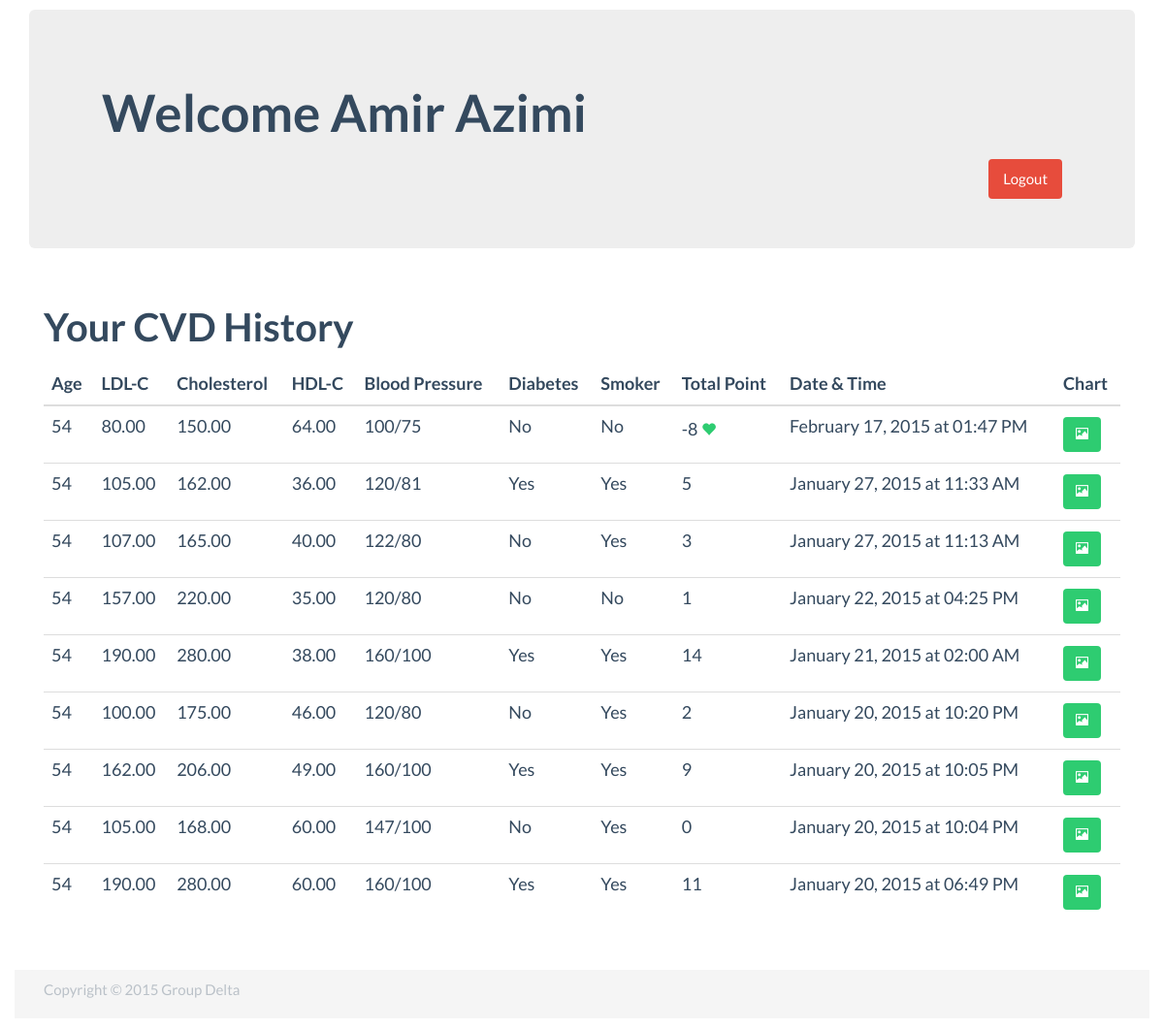
The page /patient_content.php (signed in) on the database its author committed.
### tables this page shows
CREATE TABLE IF NOT EXISTS `Health` (
`id` int(11) NOT NULL,
  `patient_id` int(11) NOT NULL,
  `gender` varchar(45) DEFAULT NULL,
  `age` int(5) DEFAULT NULL,
  `ldl_c` double(11,2) DEFAULT NULL,
  `cholesterol` double(11,2) DEFAULT NULL,
  `hdl_c` double(11,2) DEFAULT NULL,
  `bp` varchar(100) DEFAULT NULL,
  `diabetes` tinyint(1) DEFAULT NULL,
  `smoker` tinyint(1) DEFAULT NULL,
  `total_point` int(11) DEFAULT NULL,
  `rec` text,
  `date` timestamp NULL DEFAULT CURRENT_TIMESTAMP ON UPDATE CURRENT_TIMESTAMP
);

### includes/functions.php (called while the page is built, shortened)
<?php
function datetime_to_text($datetime = "") {
	$unixdatetime = strtotime($datetime);
	return strftime("%B %d, %Y at %I:%M %p", $unixdatetime);
}
function find_patient_by_id($user_id) {
	global $connection;
	$safe_user_id = mysqli_real_escape_string($connection, $user_id);
	$query        = "SELECT * ";
	$query .= " FROM Patients ";
	$query .= " WHERE id = {$safe_user_id} ";
	$query .= " LIMIT 1";
	$user_set = mysqli_query($connection, $query);
	if($user = mysqli_fetch_assoc($user_set)) {
		return $user;
	} else {
		return NULL;
	}
}
function find_health_by_user_id($id) {
	global $connection;
	$query = "SELECT * ";
	$query .= "FROM Health ";
	$query .= "WHERE patient_id = {$id} ";
	$query .= "ORDER BY date DESC";
	$user_set = mysqli_query($connection, $query);
	return $user_set;
}

### public/patient_content.php (the view, shortened to what this page needs)
<?php require_once("../includes/db_connection.php"); ?>
<?php require_once("../includes/functions.php"); ?>
<?php
$patient_id = $_SESSION["patient_id"];
$user = find_patient_by_id($patient_id);
$health_set = find_health_by_user_id($patient_id);
?>
<?php include("../includes/header.php"); ?>
<section class="container">
	<div class="jumbotron">
		<div class="container">
			<h2>Welcome <?php echo $_SESSION["full_name"]; ?></h2>
			<a class="btn btn-danger pull-right" href="logout.php">Logout</a>
		</div>
	</div>
	<section class="main col col-lg-12">
		<h3>Your CVD History</h3>
			<div class="table-responsive">
					<table class="table table-hover">
					<thead>
						<tr>
							<th>Age</th>
							<th>LDL-C</th>
							<th>Cholesterol</th>
							<th>HDL-C</th>
							<th>Blood Pressure</th>
							<th>Diabetes</th>
							<th>Smoker</th>
							<th>Total Point</th>
							<th>Date &amp; Time</th>
							<th>Chart</th>
						</tr>
					</thead>
					<tbody>
						<?php while ($health = mysqli_fetch_assoc($health_set)) { ?>
						<tr>
							<td><?php echo htmlentities($health["age"]); ?></td>
							<td><?php echo htmlentities($health["ldl_c"]); ?></td>
							<td><?php echo htmlentities($health["cholesterol"]); ?></td>
							<td><?php echo htmlentities($health["hdl_c"]); ?></td>
							<td><?php echo htmlentities($health["bp"]); ?></td>
							<td><?php echo ($health["diabetes"]) ? "Yes" : "No"; ?></td>
							<td><?php echo ($health["smoker"]) ? "Yes" : "No"; ?></td>
							<td><?php echo htmlentities($health["total_point"]); ?>
							<?php if($health["total_point"] == -8 && $user["gender"] == "Male") {
								echo "<span class='glyphicon glyphicon-heart small text-success'></span>";
							} elseif ($health["total_point"] == -10 && $user["gender"] == "Female") {
								echo "<span class='glyphicon glyphicon-heart small text-success'></span>";
							} ?>
							</td>
							<td><?php echo htmlentities(datetime_to_text($health["date"])); ?></td>
							<td><a class="btn btn-sm btn-success" href="patient_chart.php?id=<?php echo urldecode($health["id"]); ?>"><span class="glyphicon glyphicon-picture"></span></a></td>
						</tr>
						<?php } ?>
					</tbody>
							</table>
				</div>	</section>
</section>
<br>
<?php include("../includes/footer.php"); ?>

### includes/header.php (shortened to what this page needs)
<!DOCTYPE html>
<html lang="en">
  <head>
    <link href="css/vendor/bootstrap.min.css" rel="stylesheet">
    <link href="css/flat-ui.min.css" rel="stylesheet">
    <link href="css/custom.css" rel="stylesheet">
  </head>
  <body>

### includes/footer.php (shortened to what this page needs)
<div class="container">
	<div class="row">
		<footer>
			<nav class="col-lg-12">
				<ul class="breadcrumb">
					<li>Copyright &copy; <?php echo strftime("%Y", time()); ?> Group Delta</li>
				</ul>
			</nav>
		</footer>
		</div>
	</div>
</body>
</html>

### public/css/custom.css (style rules this page uses)
html, body { height: 100%; }
footer { height: 50px; background-color: #f5f5f5; }
.jumbotron { margin-top: 10px; }
.btn { margin: 3px 0; }

### rows shown on the page
health: age "54", ldl_c "80.00", cholesterol "150.00", hdl_c "64.00", bp "100/75", diabetes "No", smoker "No", total_point "-8", date "February 17, 2015 at 01:47 PM"
health: age "54", ldl_c "105.00", cholesterol "162.00", hdl_c "36.00", bp "120/81", diabetes "Yes", smoker "Yes", total_point "5", date "January 27, 2015 at 11:33 AM"
health: age "54", ldl_c "107.00", cholesterol "165.00", hdl_c "40.00", bp "122/80", diabetes "No", smoker "Yes", total_point "3", date "January 27, 2015 at 11:13 AM"
health: age "54", ldl_c "157.00", cholesterol "220.00", hdl_c "35.00", bp "120/80", diabetes "No", smoker "No", total_point "1", date "January 22, 2015 at 04:25 PM"
health: age "54", ldl_c "190.00", cholesterol "280.00", hdl_c "38.00", bp "160/100", diabetes "Yes", smoker "Yes", total_point "14", date "January 21, 2015 at 02:00 AM"
health: age "54", ldl_c "100.00", cholesterol "175.00", hdl_c "46.00", bp "120/80", diabetes "No", smoker "Yes", total_point "2", date "January 20, 2015 at 10:20 PM"
health: age "54", ldl_c "162.00", cholesterol "206.00", hdl_c "49.00", bp "160/100", diabetes "Yes", smoker "Yes", total_point "9", date "January 20, 2015 at 10:05 PM"
health: age "54", ldl_c "105.00", cholesterol "168.00", hdl_c "60.00", bp "147/100", diabetes "No", smoker "Yes", total_point "0", date "January 20, 2015 at 10:04 PM"
health: age "54", ldl_c "190.00", cholesterol "280.00", hdl_c "60.00", bp "160/100", diabetes "Yes", smoker "Yes", total_point "11", date "January 20, 2015 at 06:49 PM"

### other values the page prints
$_SESSION["full_name"] "Amir Azimi"
